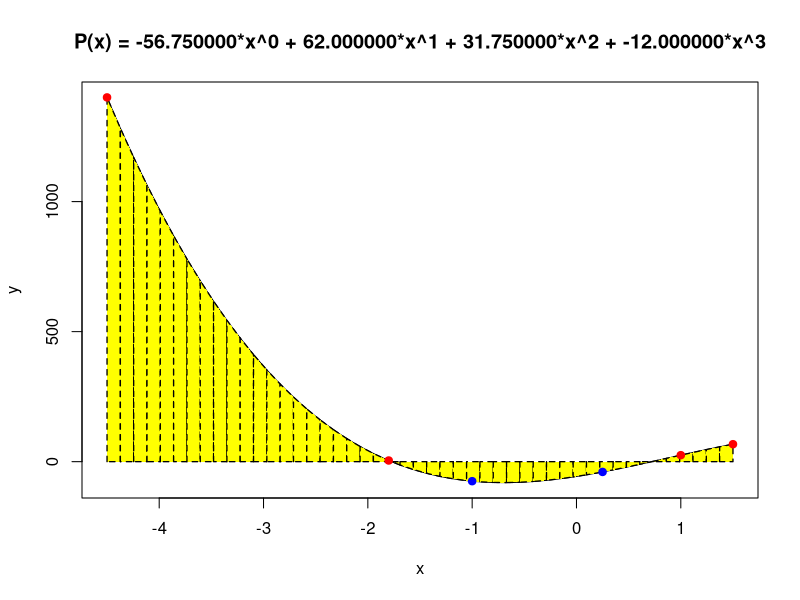

This chart was generated by the following R code:
######################################################################
#Script automatico gerado por ‘trapezium’, software de interpolação #
#e integracao numérica                                              #
######################################################################

#
#Parametros. Devem ser preenchidos pelo software
#

#Nome da figura
nome <- 'saida.png'

#Dados tabelados
x.tab <- c(-4.500000,-1.800000,1.000000,1.500000);
y.tab <- c(1400.687500,4.504000,25.000000,67.187500);

#Pontos interpolados, calculados pelo 'trapezium'
x.int <- c(-1.000000,0.250000);
y.int <- c(-75.000000,-39.453125);

# Coeficientes do polinomio interpolador
coef <- c(-56.750000,62.000000,31.750000,-12.000000);

# Numero de pontos da tabela
n.tab <- 4;

# Numero de pontos a interpolar
n.int <- 2;

# Numero de trapezios
n.tpz <- 47

# Titulo
titulo <- 'P(x) = -56.750000*x^0 + 62.000000*x^1 + 31.750000*x^2 + -12.000000*x^3'

#
# Esta parte do script deve funcionar desde que os parametros
# acima estejam devidamente preenchidos. E' a parte estatica
# do script. Copiar exatamente desta forma no arquivo de saida.
#

#calcula o valor interpolado para o ponto x
polinomio <- function(x, coef, n){
	resultado <- 0;
	for(i in 1:n){
		resultado <- resultado + coef[i] * (x^(i - 1));
	}
	return(resultado);
}

#
#Aqui começam os comandos para plotar os resultados
#

# Cria o arquivo .png
png(nome);

# Gerando figura com 100 pontos
gap <- (max(x.tab) - min(x.tab)) / 100;
x <- seq(min(x.tab),max(x.tab),gap);
y <- polinomio(x, coef, n.tab);
plot(x,y,type='l', main = titulo);

#Plota os trapezios
h <- (max(x.tab) - min(x.tab)) / n.tpz;
xp <- seq(min(x.tab), max(x.tab), h);
yp <- polinomio(xp, coef, n.tab);
for(i in 1:(n.tpz)){
	polygon(c(xp[i], xp[i], xp[i+1], xp[i+1], xp[i]),c(0, yp[i], yp[i+1], 0, 0),col='yellow', border='black', lty=2, lwd=1.3);
}

#Pontos da tabela
for(i in 1:n.tab){
	points(x.tab[i],y.tab[i],col='red',pch=19);
}

# Pontos interpolados
for(i in 1:n.tab){
	points(x.int[i],y.int[i],col='blue',pch=19);
}

# Encerra a criação do arquivo .png
dev.off();
